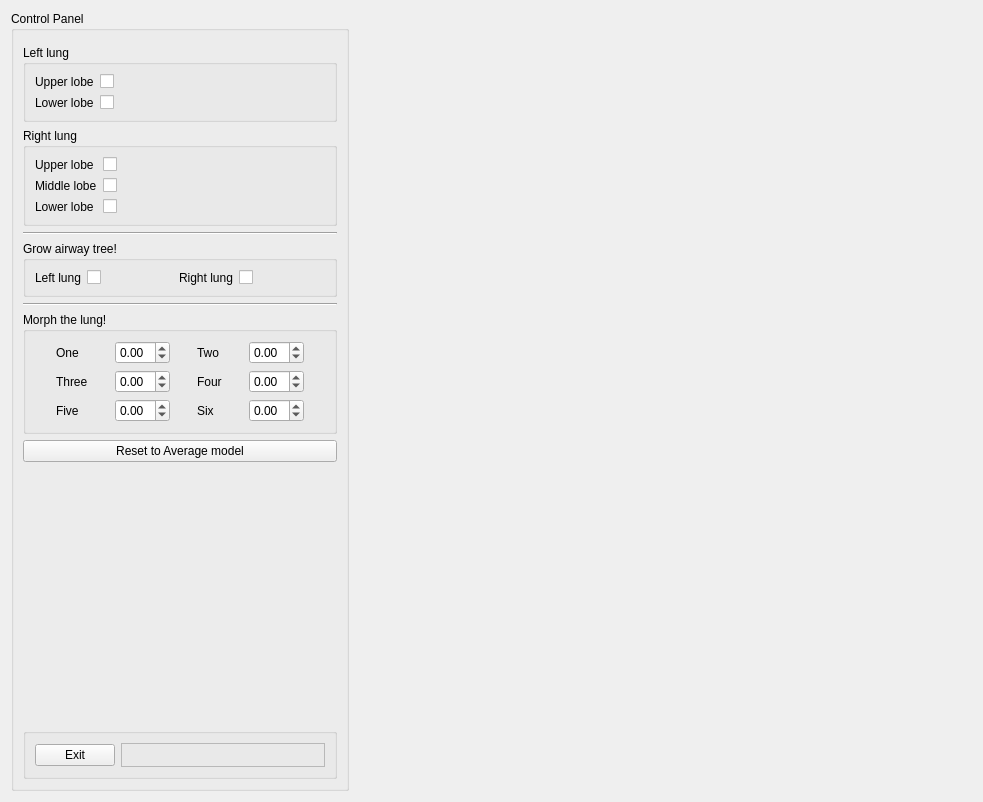
<?xml version="1.0" encoding="UTF-8"?>
<ui version="4.0">
 <class>LungModelWidget</class>
 <widget class="QWidget" name="LungModelWidget">
  <property name="geometry">
   <rect>
    <x>0</x>
    <y>0</y>
    <width>983</width>
    <height>802</height>
   </rect>
  </property>
  <property name="windowTitle">
   <string>lungmodel</string>
  </property>
  <layout class="QHBoxLayout" name="horizontalLayout">
   <item>
    <widget class="QGroupBox" name="controlPanel_groupBox">
     <property name="title">
      <string>Control Panel</string>
     </property>
     <layout class="QVBoxLayout" name="verticalLayout">
      <item>
       <spacer name="verticalSpacer_2">
        <property name="orientation">
         <enum>Qt::Vertical</enum>
        </property>
        <property name="sizeType">
         <enum>QSizePolicy::Fixed</enum>
        </property>
        <property name="sizeHint" stdset="0">
         <size>
          <width>20</width>
          <height>5</height>
         </size>
        </property>
       </spacer>
      </item>
      <item>
       <widget class="QGroupBox" name="leftLung_groupBox">
        <property name="title">
         <string>Left lung</string>
        </property>
        <layout class="QGridLayout" name="gridLayout_4">
         <item row="0" column="1">
          <widget class="QCheckBox" name="leftlungUpper_checkBox">
           <property name="text">
            <string/>
           </property>
          </widget>
         </item>
         <item row="1" column="0">
          <widget class="QLabel" name="leftlungLower">
           <property name="sizePolicy">
            <sizepolicy hsizetype="Maximum" vsizetype="Preferred">
             <horstretch>0</horstretch>
             <verstretch>0</verstretch>
            </sizepolicy>
           </property>
           <property name="text">
            <string>Lower lobe</string>
           </property>
          </widget>
         </item>
         <item row="1" column="1">
          <widget class="QCheckBox" name="leftlungLower_checkBox">
           <property name="text">
            <string/>
           </property>
          </widget>
         </item>
         <item row="0" column="0">
          <widget class="QLabel" name="leftlungUpper">
           <property name="sizePolicy">
            <sizepolicy hsizetype="Maximum" vsizetype="Preferred">
             <horstretch>0</horstretch>
             <verstretch>0</verstretch>
            </sizepolicy>
           </property>
           <property name="text">
            <string>Upper lobe</string>
           </property>
          </widget>
         </item>
        </layout>
       </widget>
      </item>
      <item>
       <widget class="QGroupBox" name="rightLung_groupBox">
        <property name="title">
         <string>Right lung</string>
        </property>
        <layout class="QGridLayout" name="gridLayout_5">
         <item row="2" column="1">
          <widget class="QCheckBox" name="rightlungLower_checkBox">
           <property name="text">
            <string/>
           </property>
          </widget>
         </item>
         <item row="0" column="1">
          <widget class="QCheckBox" name="rightlungUpper_checkBox">
           <property name="text">
            <string/>
           </property>
          </widget>
         </item>
         <item row="1" column="0">
          <widget class="QLabel" name="rightlungMiddle">
           <property name="sizePolicy">
            <sizepolicy hsizetype="Maximum" vsizetype="Preferred">
             <horstretch>0</horstretch>
             <verstretch>0</verstretch>
            </sizepolicy>
           </property>
           <property name="text">
            <string>Middle lobe</string>
           </property>
          </widget>
         </item>
         <item row="1" column="1">
          <widget class="QCheckBox" name="rightlungMiddle_checkBox">
           <property name="text">
            <string/>
           </property>
          </widget>
         </item>
         <item row="2" column="0">
          <widget class="QLabel" name="rightlungLower">
           <property name="sizePolicy">
            <sizepolicy hsizetype="Maximum" vsizetype="Preferred">
             <horstretch>0</horstretch>
             <verstretch>0</verstretch>
            </sizepolicy>
           </property>
           <property name="text">
            <string>Lower lobe</string>
           </property>
          </widget>
         </item>
         <item row="0" column="0">
          <widget class="QLabel" name="rightlungUpper">
           <property name="sizePolicy">
            <sizepolicy hsizetype="Maximum" vsizetype="Preferred">
             <horstretch>0</horstretch>
             <verstretch>0</verstretch>
            </sizepolicy>
           </property>
           <property name="text">
            <string>Upper lobe</string>
           </property>
          </widget>
         </item>
        </layout>
       </widget>
      </item>
      <item>
       <widget class="Line" name="line">
        <property name="orientation">
         <enum>Qt::Horizontal</enum>
        </property>
       </widget>
      </item>
      <item>
       <widget class="QGroupBox" name="airway_groupBox">
        <property name="title">
         <string>Grow airway tree!</string>
        </property>
        <layout class="QGridLayout" name="gridLayout_6">
         <item row="0" column="0">
          <widget class="QLabel" name="leftAirway">
           <property name="sizePolicy">
            <sizepolicy hsizetype="Maximum" vsizetype="Preferred">
             <horstretch>0</horstretch>
             <verstretch>0</verstretch>
            </sizepolicy>
           </property>
           <property name="text">
            <string>Left lung</string>
           </property>
          </widget>
         </item>
         <item row="0" column="2">
          <widget class="QLabel" name="rightAirway">
           <property name="sizePolicy">
            <sizepolicy hsizetype="Maximum" vsizetype="Preferred">
             <horstretch>0</horstretch>
             <verstretch>0</verstretch>
            </sizepolicy>
           </property>
           <property name="text">
            <string>Right lung</string>
           </property>
          </widget>
         </item>
         <item row="0" column="3">
          <widget class="QCheckBox" name="leftlungLower_checkBox_2">
           <property name="text">
            <string/>
           </property>
          </widget>
         </item>
         <item row="0" column="1">
          <widget class="QCheckBox" name="leftAirway_checkBox">
           <property name="text">
            <string/>
           </property>
          </widget>
         </item>
        </layout>
       </widget>
      </item>
      <item>
       <widget class="Line" name="line_2">
        <property name="orientation">
         <enum>Qt::Horizontal</enum>
        </property>
       </widget>
      </item>
      <item>
       <widget class="QGroupBox" name="morphing_groupBox">
        <property name="title">
         <string>Morph the lung! </string>
        </property>
        <layout class="QGridLayout" name="gridLayout_2">
         <item row="0" column="3">
          <widget class="QDoubleSpinBox" name="modeTwo_doubleSpinBox">
           <property name="sizePolicy">
            <sizepolicy hsizetype="Maximum" vsizetype="Fixed">
             <horstretch>0</horstretch>
             <verstretch>0</verstretch>
            </sizepolicy>
           </property>
           <property name="minimum">
            <double>-3.000000000000000</double>
           </property>
           <property name="maximum">
            <double>3.000000000000000</double>
           </property>
           <property name="singleStep">
            <double>0.100000000000000</double>
           </property>
          </widget>
         </item>
         <item row="2" column="2">
          <widget class="QLabel" name="modeFour_label">
           <property name="sizePolicy">
            <sizepolicy hsizetype="Maximum" vsizetype="Preferred">
             <horstretch>0</horstretch>
             <verstretch>0</verstretch>
            </sizepolicy>
           </property>
           <property name="text">
            <string>Four</string>
           </property>
          </widget>
         </item>
         <item row="2" column="1">
          <widget class="QDoubleSpinBox" name="modeThree_doubleSpinBox">
           <property name="sizePolicy">
            <sizepolicy hsizetype="Maximum" vsizetype="Fixed">
             <horstretch>0</horstretch>
             <verstretch>0</verstretch>
            </sizepolicy>
           </property>
           <property name="minimum">
            <double>-3.000000000000000</double>
           </property>
           <property name="maximum">
            <double>3.000000000000000</double>
           </property>
           <property name="singleStep">
            <double>0.100000000000000</double>
           </property>
          </widget>
         </item>
         <item row="0" column="0">
          <widget class="QLabel" name="modeOne_label">
           <property name="sizePolicy">
            <sizepolicy hsizetype="Maximum" vsizetype="Preferred">
             <horstretch>0</horstretch>
             <verstretch>0</verstretch>
            </sizepolicy>
           </property>
           <property name="text">
            <string>One</string>
           </property>
          </widget>
         </item>
         <item row="4" column="1">
          <widget class="QDoubleSpinBox" name="modeFive_doubleSpinBox">
           <property name="sizePolicy">
            <sizepolicy hsizetype="Maximum" vsizetype="Fixed">
             <horstretch>0</horstretch>
             <verstretch>0</verstretch>
            </sizepolicy>
           </property>
           <property name="minimum">
            <double>-3.000000000000000</double>
           </property>
           <property name="maximum">
            <double>3.000000000000000</double>
           </property>
           <property name="singleStep">
            <double>0.100000000000000</double>
           </property>
          </widget>
         </item>
         <item row="0" column="1">
          <widget class="QDoubleSpinBox" name="modeOne_doubleSpinBox">
           <property name="sizePolicy">
            <sizepolicy hsizetype="Maximum" vsizetype="Fixed">
             <horstretch>0</horstretch>
             <verstretch>0</verstretch>
            </sizepolicy>
           </property>
           <property name="minimum">
            <double>-3.000000000000000</double>
           </property>
           <property name="maximum">
            <double>3.000000000000000</double>
           </property>
           <property name="singleStep">
            <double>0.100000000000000</double>
           </property>
          </widget>
         </item>
         <item row="0" column="2">
          <widget class="QLabel" name="modeTwo_label">
           <property name="sizePolicy">
            <sizepolicy hsizetype="Maximum" vsizetype="Preferred">
             <horstretch>0</horstretch>
             <verstretch>0</verstretch>
            </sizepolicy>
           </property>
           <property name="text">
            <string>Two</string>
           </property>
          </widget>
         </item>
         <item row="2" column="0">
          <widget class="QLabel" name="modeThree_label">
           <property name="sizePolicy">
            <sizepolicy hsizetype="Maximum" vsizetype="Preferred">
             <horstretch>0</horstretch>
             <verstretch>0</verstretch>
            </sizepolicy>
           </property>
           <property name="text">
            <string>Three</string>
           </property>
          </widget>
         </item>
         <item row="4" column="0">
          <widget class="QLabel" name="modeFive_label">
           <property name="sizePolicy">
            <sizepolicy hsizetype="Maximum" vsizetype="Preferred">
             <horstretch>0</horstretch>
             <verstretch>0</verstretch>
            </sizepolicy>
           </property>
           <property name="text">
            <string>Five</string>
           </property>
          </widget>
         </item>
         <item row="2" column="3">
          <widget class="QDoubleSpinBox" name="modeFour_doubleSpinBox">
           <property name="sizePolicy">
            <sizepolicy hsizetype="Maximum" vsizetype="Fixed">
             <horstretch>0</horstretch>
             <verstretch>0</verstretch>
            </sizepolicy>
           </property>
           <property name="minimum">
            <double>-3.000000000000000</double>
           </property>
           <property name="maximum">
            <double>3.000000000000000</double>
           </property>
           <property name="singleStep">
            <double>0.100000000000000</double>
           </property>
          </widget>
         </item>
         <item row="4" column="2">
          <widget class="QLabel" name="modeSix_label">
           <property name="sizePolicy">
            <sizepolicy hsizetype="Maximum" vsizetype="Preferred">
             <horstretch>0</horstretch>
             <verstretch>0</verstretch>
            </sizepolicy>
           </property>
           <property name="text">
            <string>Six</string>
           </property>
          </widget>
         </item>
         <item row="4" column="3">
          <widget class="QDoubleSpinBox" name="modeSix_doubleSpinBox">
           <property name="sizePolicy">
            <sizepolicy hsizetype="Maximum" vsizetype="Fixed">
             <horstretch>0</horstretch>
             <verstretch>0</verstretch>
            </sizepolicy>
           </property>
           <property name="minimum">
            <double>-3.000000000000000</double>
           </property>
           <property name="maximum">
            <double>3.000000000000000</double>
           </property>
           <property name="singleStep">
            <double>0.100000000000000</double>
           </property>
          </widget>
         </item>
        </layout>
       </widget>
      </item>
      <item>
       <widget class="QPushButton" name="reset_pushButton">
        <property name="sizePolicy">
         <sizepolicy hsizetype="Minimum" vsizetype="Preferred">
          <horstretch>0</horstretch>
          <verstretch>0</verstretch>
         </sizepolicy>
        </property>
        <property name="text">
         <string>Reset to Average model</string>
        </property>
       </widget>
      </item>
      <item>
       <spacer name="verticalSpacer">
        <property name="orientation">
         <enum>Qt::Vertical</enum>
        </property>
        <property name="sizeHint" stdset="0">
         <size>
          <width>20</width>
          <height>20</height>
         </size>
        </property>
       </spacer>
      </item>
      <item>
       <widget class="QGroupBox" name="groupBox">
        <property name="title">
         <string/>
        </property>
        <layout class="QHBoxLayout" name="horizontalLayout_3">
         <item>
          <widget class="QPushButton" name="exit_pushButton">
           <property name="text">
            <string>Exit</string>
           </property>
          </widget>
         </item>
         <item>
          <widget class="QFrame" name="frame">
           <property name="frameShape">
            <enum>QFrame::StyledPanel</enum>
           </property>
           <property name="frameShadow">
            <enum>QFrame::Raised</enum>
           </property>
           <layout class="QHBoxLayout" name="horizontalLayout_2">
            <property name="margin">
             <number>1</number>
            </property>
            <item>
             <spacer name="horizontalSpacer">
              <property name="orientation">
               <enum>Qt::Horizontal</enum>
              </property>
              <property name="sizeHint" stdset="0">
               <size>
                <width>200</width>
                <height>20</height>
               </size>
              </property>
             </spacer>
            </item>
           </layout>
          </widget>
         </item>
        </layout>
       </widget>
      </item>
     </layout>
    </widget>
   </item>
   <item>
    <widget class="BaseSceneviewerWidget" name="sceneviewer_widget" native="true">
     <property name="sizePolicy">
      <sizepolicy hsizetype="Preferred" vsizetype="Preferred">
       <horstretch>1</horstretch>
       <verstretch>0</verstretch>
      </sizepolicy>
     </property>
     <zorder>horizontalSpacer</zorder>
     <zorder>controlPanel_groupBox</zorder>
    </widget>
   </item>
  </layout>
 </widget>
 <customwidgets>
  <customwidget>
   <class>BaseSceneviewerWidget</class>
   <extends>QWidget</extends>
   <header>opencmiss\zincwidgets\basesceneviewerwidget.h</header>
   <container>1</container>
  </customwidget>
 </customwidgets>
 <resources/>
 <connections/>
</ui>
